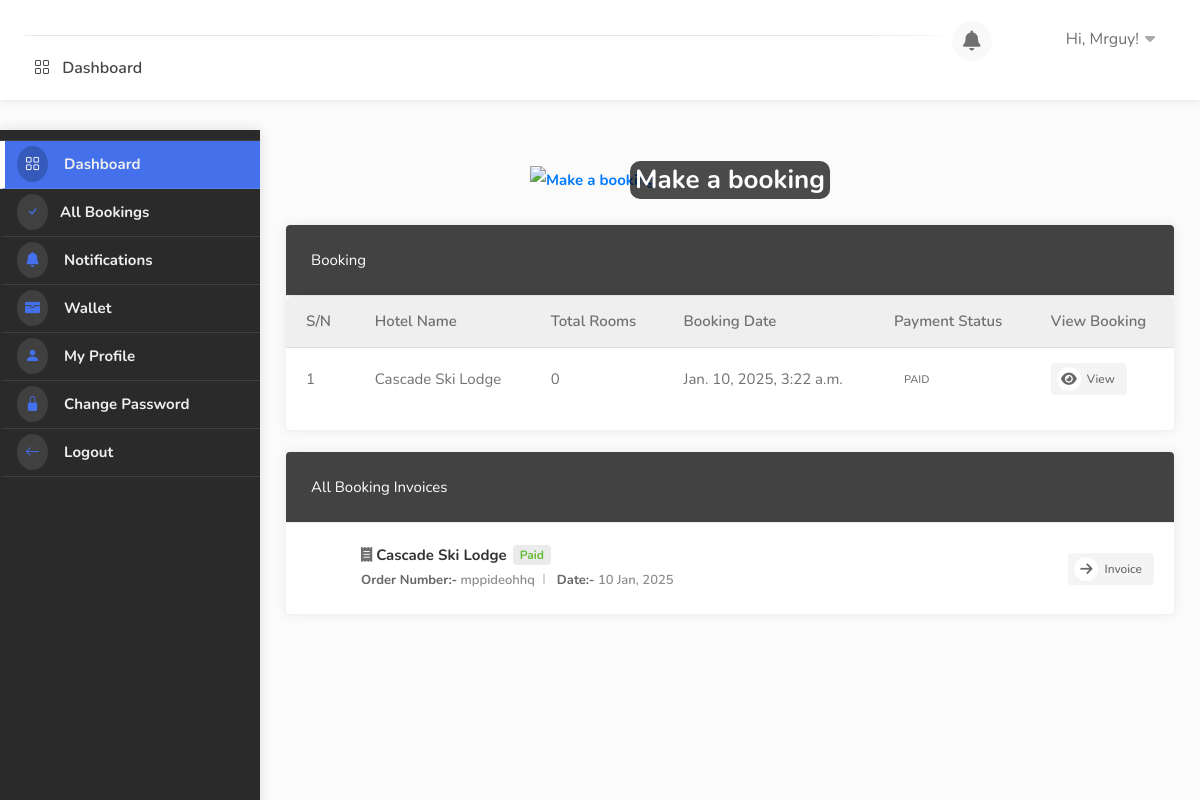
/dashboard/ (signed in), run on an earlier commit of the app's database.
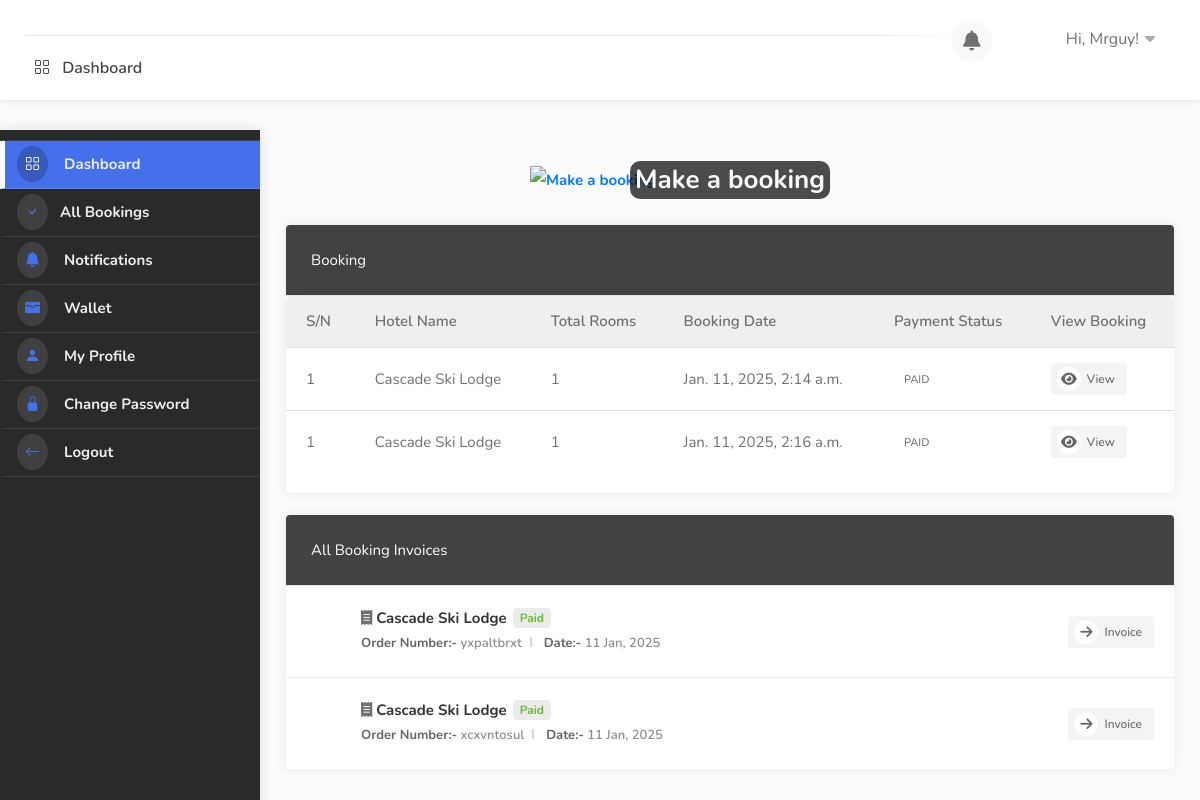
And on a later commit of the database.
### hotel/models.py (models this page shows, shortened)
class Booking(models.Model):
    user = models.ForeignKey(User, on_delete=models.SET_NULL, null=True, blank=True)
    payment_status = models.CharField(max_length=100, choices=PAYMENT_STATUS, default="initiated")
    full_name = models.CharField(max_length=1000, null=True, blank=True)
    email = models.EmailField(null=True, blank=True)
    phone = models.CharField(max_length=1000, null=True, blank=True)
    hotel = models.ForeignKey(Hotel, on_delete=models.SET_NULL, null=True)
    room_type = models.ForeignKey(RoomType, on_delete=models.SET_NULL, null=True)
    room = models.ManyToManyField(Room)
    before_discount = models.DecimalField(max_digits=12, decimal_places=2, default=0.00)
    total = models.DecimalField(max_digits=12, decimal_places=2, default=0.00)
    saved = models.DecimalField(max_digits=12, decimal_places=2, default=0.00)
    check_in_date = models.DateField()
    check_out_date = models.DateField()
    total_days = models.PositiveIntegerField(default=0)
    num_adults = models.PositiveIntegerField(default=1)
    num_children = models.PositiveIntegerField(default=0)
    checked_in = models.BooleanField(default=False)
    checked_out = models.BooleanField(default=False)
    is_active = models.BooleanField(default=True)
    checked_in_tracker = models.BooleanField(default=False, help_text="DO NOT CHECK THIS BOX")
    checked_out_tracker = models.BooleanField(default=False, help_text="DO NOT CHECK THIS BOX")
    date = models.DateTimeField(auto_now_add=True, null=True, blank=True)
    coupons = models.ManyToManyField("hotel.Coupon", blank=True)
    stripe_payment_intent = models.CharField(max_length=200,null=True, blank=True)
    success_id = ShortUUIDField(length=300, max_length=505, alphabet="abcdefghijklmnopqrstuvxyz1234567890")
    booking_id = ShortUUIDField(unique=True, length=10, max_length=20, alphabet="abcdefghijklmnopqrstuvxyz")

class Hotel(models.Model):
    user = models.ForeignKey(User, on_delete=models.CASCADE)
    name = models.CharField(max_length=100)
    description = CKEditor5Field(config_name='extends', null=True, blank=True)
    image = models.FileField(upload_to="hotel_gallery")
    address = models.CharField(max_length=200)
    mobile = models.CharField(max_length=20)
    email = models.CharField(max_length=20)
    status = models.CharField(choices=HOTEL_STATUS, max_length=10, default="published", null=True, blank=True)
    tags = TaggableManager(blank=True)
    views = models.PositiveIntegerField(default=0)
    featured = models.BooleanField(default=False)
    hid = ShortUUIDField(unique=True, length=10, max_length=20, alphabet="abcdefghijklmnopqrstuvxyz1234567890")
    slug = models.SlugField(null=True, blank=True)
    date = models.DateTimeField(auto_now_add=True)
    def hotel_gallery(self):
        return HotelGallery.objects.filter(hotel=self)

### user_dashboard/views.py (the view)
# urls.py: path("dashboard/", include("user_dashboard.urls")),
@login_required
def dashboard(request):
    bookings = Booking.objects.filter(user=request.user, payment_status="paid")
    total_spent = Booking.objects.filter(user=request.user, payment_status="paid").aggregate(amount=models.Sum('total'))
    print("bookings ========", total_spent)
    context = {
        "bookings":bookings,
        "total_spent":total_spent,
    }
    return render(request, "user_dashboard/dashboard.html", context)

### hotel/context_processor.py (called while the page is built)
def default(request):
    if 'selection_data_obj' in request.session:
        total_selected_items = len(request.session['selection_data_obj'])
    else:
        total_selected_items = 0
    try:
        noti = Notification.objects.filter(user=request.user, seen=False)
    except:
        noti = None
    return {
        "total_selected_items": total_selected_items,
        "noti": noti,
    }

### templates/user_dashboard/dashboard.html (shortened to what this page needs)
{% extends 'partials/dashboard_base.html' %}
{% load static %}
{% block content %}
    <div id="dashboard">
        {% include 'partials/dashboard_sidebar.html' %}
        <div class="utf_dashboard_content">
        <section>
            <div style="position: relative; width: 100%; max-width: 400px; margin: auto;">
                <a href="/detail/cascade-ski-lodge">
                    <img src="{% static 'images/csc/lodge2.png' %}" alt="Make a booking" style="width: 100%;">
                    <div style="position: absolute; top: 50%; left: 50%; transform: translate(-50%, -50%); color: white; font-size: 26px; background: rgba(0, 0, 0, 0.7); padding: 5px; text-align: center; border-radius: 10px;">
                        Make a booking
                    </div>
                </a>
            </div>
        </section>
        <section>
            <div class="row">
                <div class="col-lg-12 col-md-12 mb-4">
                    <div class="utf_dashboard_list_box table-responsive recent_booking">
                        <h4>Booking</h4>
                        <div class="dashboard-list-box table-responsive invoices with-icons">
                            <table class="table table-hover">
                                <thead>
                                    <tr>
                                        <th>S/N</th>
                                        <th>Hotel Name</th>
                                        <th>Total Rooms</th>
                                        <th>Booking Date</th>
                                        <th>Payment Status</th>
                                        <th>View Booking</th>
                                    </tr>
                                </thead>
                                <tbody>
                                    {% for b in bookings %}
                                        <tr>
                                            <td>1</td>
                                            <td>{{ b.hotel.name }}</td>
                                            <td>{{ b.room.all.count }}</td>
                                            <td>{{b.date}}</td>
                                            <td><span class="badge text-uppercase">{{ b.payment_status }}</span></td>
                                            <td><a href="{% url 'dashboard:booking_detail' b.booking_id %}" class="button gray"><i class="fa fa-eye"></i> View</a></td>
                                        </tr>
                                    {% endfor %}
                                </tbody>
                            </table>
                        </div>
                    </div>
                </div>
                <div class="col-lg-12 col-md-12">
                    <div class="utf_dashboard_list_box invoices with-icons margin-top-20">
                        <h4>All Booking Invoices</h4>
                        <ul>
                            {% for b in bookings %}
                                <li><i class="fas fa-receipt"></i> <strong>{{b.hotel.name}} <span class="paid">{{b.payment_status|title}}</span></strong>
                                    <ul>
                                        <li><span>Order Number:-</span> {{b.booking_id}}</li>
                                        <li><span>Date:-</span> {{b.date|date:"d M, Y"}}</li>
                                    </ul>
                                    <div class="buttons-to-right"> <a href="{% url 'hotel:invoice' b.booking_id %}" class="button gray"><i class="fas fa-arrow-right"></i> Invoice</a> </div>
                                </li>
                            {% endfor %}
                        </ul>
                    </div>
                </div>
            </div>
        </section>
    </div>
{% endblock content %}

What changed in the data, as far as the page shows it:
removed Booking: hotel.name "Cascade Ski Lodge", room.all.count "0", date "Jan. 10, 2025, 3:22 a.m.", payment_status "PAID", payment_status "Paid", booking_id "mppideohhq", date "10 Jan, 2025"
added Booking: hotel.name "Cascade Ski Lodge", room.all.count "1", date "Jan. 11, 2025, 2:14 a.m.", payment_status "PAID", payment_status "Paid", booking_id "yxpaltbrxt", date "11 Jan, 2025"
added Booking: hotel.name "Cascade Ski Lodge", room.all.count "1", date "Jan. 11, 2025, 2:16 a.m.", payment_status "PAID", payment_status "Paid", booking_id "xcxvntosul", date "11 Jan, 2025"
